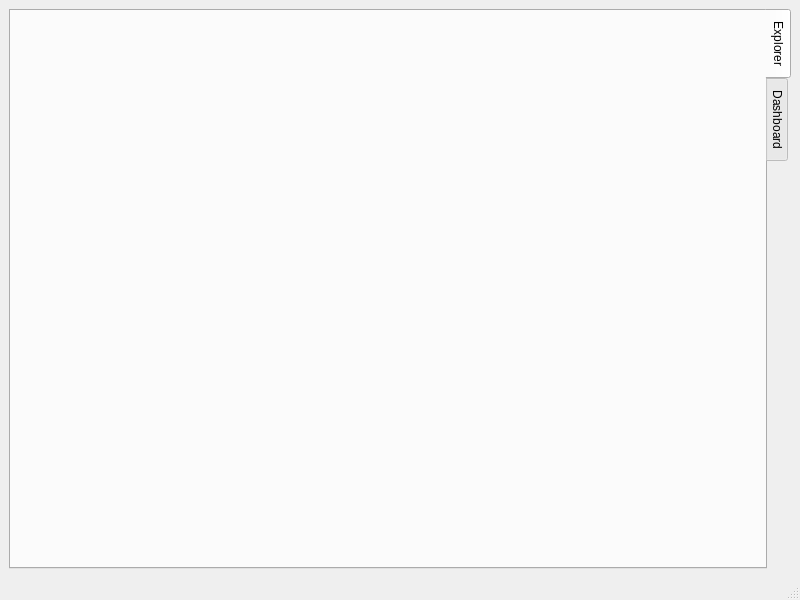
<?xml version="1.0" encoding="UTF-8"?>
<ui version="4.0">
 <class>MainWindow</class>
 <widget class="QMainWindow" name="MainWindow">
  <property name="geometry">
   <rect>
    <x>0</x>
    <y>0</y>
    <width>800</width>
    <height>600</height>
   </rect>
  </property>
  <property name="windowTitle">
   <string>MainWindow</string>
  </property>
  <widget class="QWidget" name="centralwidget">
   <property name="sizePolicy">
    <sizepolicy hsizetype="Preferred" vsizetype="Preferred">
     <horstretch>0</horstretch>
     <verstretch>0</verstretch>
    </sizepolicy>
   </property>
   <layout class="QGridLayout" name="gridLayout">
    <item row="0" column="0">
     <widget class="QTabWidget" name="tabWidget">
      <property name="tabPosition">
       <enum>QTabWidget::East</enum>
      </property>
      <property name="currentIndex">
       <number>0</number>
      </property>
      <widget class="Explorer" name="explorer_tab">
       <attribute name="title">
        <string>Explorer</string>
       </attribute>
      </widget>
      <widget class="Dashboard" name="dahboard_tab">
       <attribute name="title">
        <string>Dashboard</string>
       </attribute>
      </widget>
     </widget>
    </item>
   </layout>
  </widget>
  <widget class="QMenuBar" name="menubar">
   <property name="geometry">
    <rect>
     <x>0</x>
     <y>0</y>
     <width>800</width>
     <height>31</height>
    </rect>
   </property>
  </widget>
  <widget class="QStatusBar" name="statusbar"/>
 </widget>
 <customwidgets>
  <customwidget>
   <class>Explorer</class>
   <extends>QWidget</extends>
   <header>explorer.hpp</header>
   <container>1</container>
  </customwidget>
  <customwidget>
   <class>Dashboard</class>
   <extends>QWidget</extends>
   <header>dashboard.hpp</header>
   <container>1</container>
  </customwidget>
 </customwidgets>
 <resources/>
 <connections/>
</ui>
